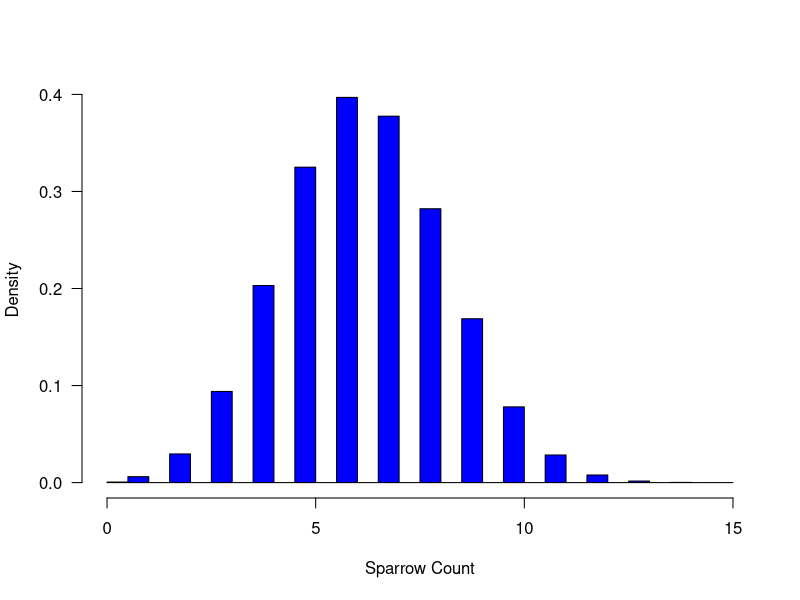
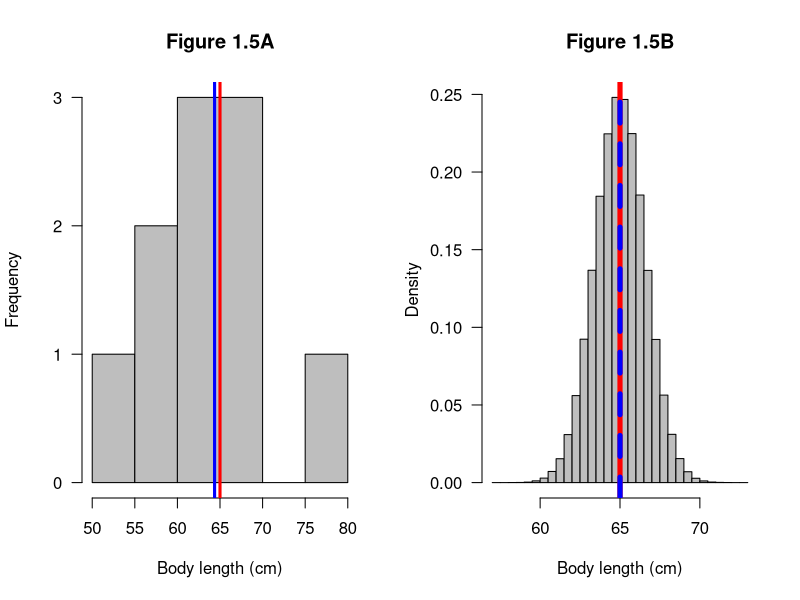

The R script that drew these images, in order:
# Bayesian Population Analysis using WinBUGS
# Chapter 1: Introduction

# 1.3 Binomial Distribution: Sparrow Example
#-------------------------------------------------------------------------------
# An observation process that is dominated by non-detection error, where misclassification and double counts are absent
N <- 16 #population size of sparrows in the yard
p <- 0.4 #individual detection probability

rbinom(n= 1, size= N, prob= p) #simulating a single count, like field observation this changes every run

C <-rbinom(n= 10^6, size= N, prob= p) #simulating a one million counts to convey variation
mean(C)
var(C)
sd(C)
hist(C, breaks= 50, col= "Blue", main= "", xlab= "Sparrow Count", ylab= "Density", las= 1, freq= F) #frequency distributions of one million counts

#The typical count C is smaller than the actual population size N. Indeed, the mean of a binomial random variable and hence the expected count of sparrows, equals the product of N and p.
#However, the counts vary quite a lot, even under totally identical conditions.Hence, there is nothing intrinsically wrong or inferior with smaller counts. Smaller counts may simply result from the random nature of the counting process in the presence of imperfect detection. Thus, any count with p< 1 will automatically tend to vary from trial to trial. Unless p= 0 or p= 1, it is impossible to eliminate that variation by the sampling design or standardization (though other components of variation may be eliminated).
#Actually, not only the mean count but also the magnitude of the variation of counts is known from statistical theory. The variance is equal to the product of N, p, and 1−p.
#-------------------------------------------------------------------------------

# 1.5 Bias and Precision: Asp Viper Example
#-------------------------------------------------------------------------------
# Mature Asp Vipers in Jura mountain average a length of 65 cm with an sd of 5
mu <- 65 #mean length of Jura mountain's mature asp viper population 
sigma <- 5 #sd  of Jura mountain's mature asp viper population 

#Coding figure 1.5A
x <- rnorm(n= 10, mean= mu, sd= sigma) #simulating a single sample (measuring 10 vipers)

#Coding figure 1.5B
reps <- 10^6 #repeating one million times
sample.means <- rep(NA, reps) #one million blank spots
for (i in 1:reps) { 
  sample.means[i] <- mean(rnorm(n= 10, mean= mu, sd= sigma))
} #fills each rep spot with a random sample, ultimately simulating a million samples

#Plotting Figure 1.5A and 1.5B
par(mfrow= c(1,2), las= 1) #formatting a 2x1 plot

hist(x, col= "gray", main= "Figure 1.5A", xlab= "Body length (cm)", ylab= "Frequency", las= 1) #creates figure 1.5A plot
abline(v= mu, lwd= 3, col= "red") #plots population mean on figure 1.5A
abline(v= mean(x), lwd= 3, col= "blue") #plots the sample mean on figure 1.5A

hist(sample.means, col= "gray", main= "Figure 1.5B", xlab= "Body length (cm)", ylab= "Density", nclass= 50, freq= F, las= 1) #creates figure 1.5B
abline(v= mu, lwd= 5, col= "red") #plots the population mean on figure 1.5B
abline(v= mean(sample.means), lwd= 5, col= "blue", lty= 2) #plots sample mean on figure 1.5B
#This plot shows that in figure 1.5B our distribution of sample means is more centered around the true population average length

sd(sample.means) #sd of the distribution of the estimates
#-------------------------------------------------------------------------------